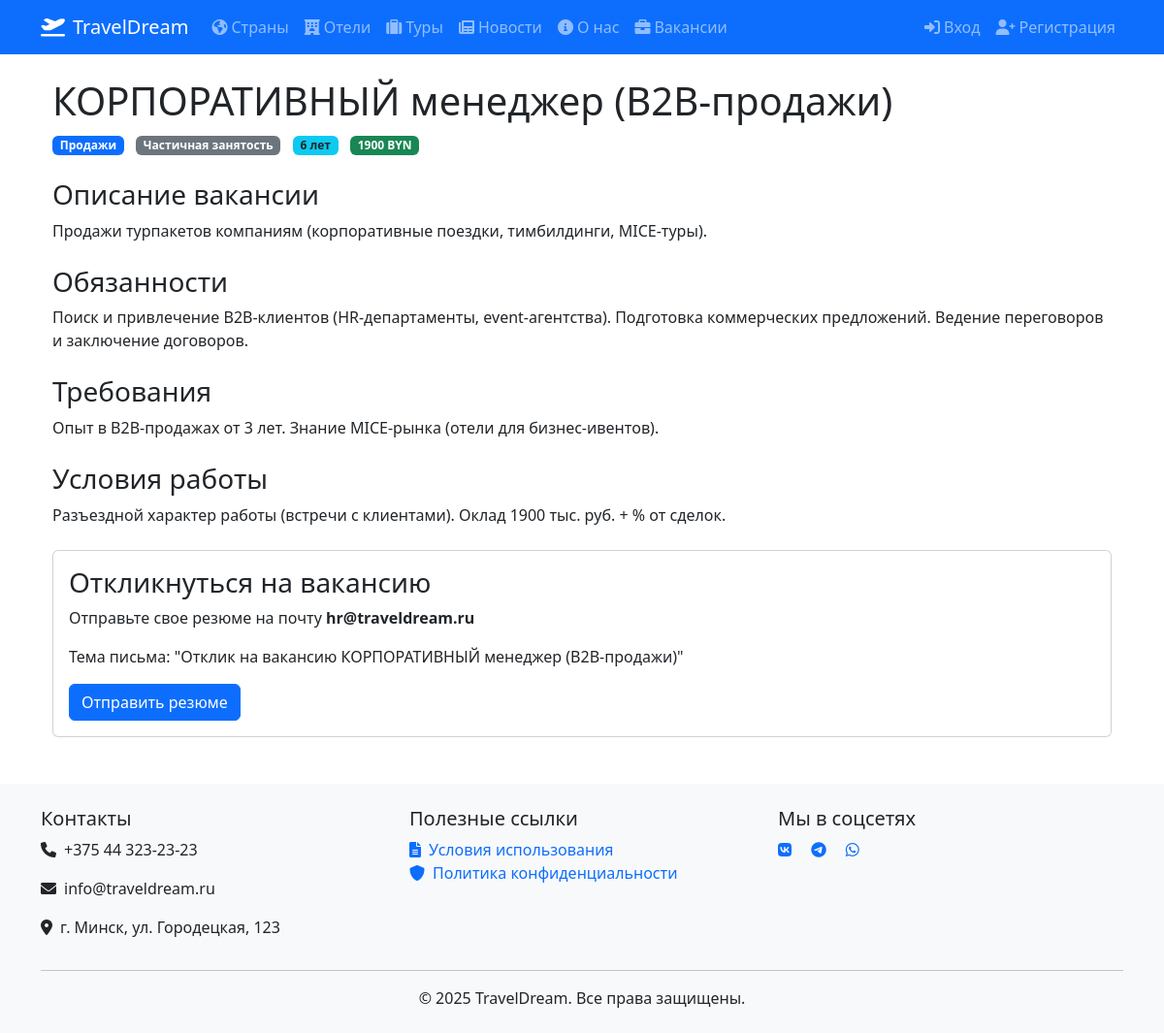
The app's page /core/vacancies/korporativnyj-menedzher-b2b-prodazhi/ with its own data.
### core/models.py (models this page shows, shortened)
class Vacancy(models.Model):
    JOB_TYPE_CHOICES = [
        ('full_time', 'Полная занятость'),
        ('part_time', 'Частичная занятость'),
        ('remote', 'Удаленная работа'),
        ('internship', 'Стажировка'),
    ]
    DEPARTMENT_CHOICES = [
        ('sales', 'Продажи'),
        ('tour_ops', 'Туроперация'),
        ('customer_service', 'Клиентский сервис'),
        ('marketing', 'Маркетинг'),
        ('hr', 'HR'),
        ('finance', 'Финансы'),
    ]
    title = models.CharField(
        max_length=200,
        verbose_name='Название вакансии'
    )
    slug = models.SlugField(
        max_length=200,
        unique=True,
        verbose_name='URL-адрес вакансии'
    )
    short_description = models.CharField(
        max_length=250,
        verbose_name='Краткое описание'
    )
    description = models.TextField(
        verbose_name='Полное описание'
    )
    requirements = models.TextField(
        verbose_name='Требования',
        help_text='Перечислите требования к кандидату'
    )
    responsibilities = models.TextField(
        verbose_name='Обязанности',
        help_text='Перечислите основные обязанности'
    )
    conditions = models.TextField(
        verbose_name='Условия работы',
        help_text='Что мы предлагаем'
    )
    salary = models.CharField(
        max_length=100,
        blank=True,
        null=True,
        verbose_name='Зарплата'
    )
    job_type = models.CharField(
        max_length=20,
        choices=JOB_TYPE_CHOICES,
        default='full_time',
        verbose_name='Тип занятости'
    )
    department = models.CharField(
        max_length=20,
        choices=DEPARTMENT_CHOICES,
        verbose_name='Отдел'
    )
    is_published = models.BooleanField(
        default=True,
        verbose_name='Опубликовано'
    )
    created_at = models.DateTimeField(
        auto_now_add=True,
        verbose_name='Дата создания'
    )
    updated_at = models.DateTimeField(
        auto_now=True,
        verbose_name='Дата обновления'
    )
    published_at = models.DateTimeField(
        default=timezone.now,
        verbose_name='Дата публикации'
    )
    experience_required = models.CharField(
        max_length=100,
        verbose_name='Требуемый опыт',
        default='Без опыта'
    )
    class Meta:
        verbose_name = 'Вакансия'
        verbose_name_plural = 'Вакансии'
        ordering = ['-published_at']
        indexes = [
            models.Index(fields=['-published_at']),
            models.Index(fields=['is_published']),
            models.Index(fields=['department']),
        ]

### core/views.py (the view)
# urls.py: path('vacancies/<slug:slug>/', VacancyDetailView.as_view(), name='vacancy_detail'),
class VacancyDetailView(DetailView):
    model = Vacancy
    template_name = 'core/vacancy_detail.html'
    context_object_name = 'vacancy'
    slug_field = 'slug'
    slug_url_kwarg = 'slug'

### core/templates/core/vacancy_detail.html (shortened to what this page needs)
{% extends 'core/base.html' %}
{% block content %}
<div class="container my-4">
    <h1>{{ vacancy.title }}</h1>
    <div class="mb-4">
        <span class="badge bg-primary me-2">{{ vacancy.get_department_display }}</span>
        <span class="badge bg-secondary me-2">{{ vacancy.get_job_type_display }}</span>
        <span class="badge bg-info text-dark me-2">{{ vacancy.experience_required }}</span>
        {% if vacancy.salary %}
        <span class="badge bg-success">{{ vacancy.salary }} BYN</span>
        {% endif %}
    </div>
    <div class="mb-4">
        <h3>Описание вакансии</h3>
        <p>{{ vacancy.description }}</p>
    </div>
    <div class="mb-4">
        <h3>Обязанности</h3>
        <p>{{ vacancy.responsibilities }}</p>
    </div>
    <div class="mb-4">
        <h3>Требования</h3>
        <p>{{ vacancy.requirements }}</p>
    </div>
    <div class="mb-4">
        <h3>Условия работы</h3>
        <p>{{ vacancy.conditions }}</p>
    </div>
    <div class="card">
        <div class="card-body">
            <h3 class="card-title">Откликнуться на вакансию</h3>
            <p>Отправьте свое резюме на почту <strong>hr@traveldream.ru</strong></p>
            <p>Тема письма: "Отклик на вакансию {{ vacancy.title }}"</p>
            <a href="mailto:hr@traveldream.ru" class="btn btn-primary">
                Отправить резюме
            </a>
        </div>
    </div>
</div>
{% endblock %}

### records on screen
Vacancy: title "КОРПОРАТИВНЫЙ менеджер (B2B-продажи)", department "Продажи", job_type "Частичная занятость", experience_required "6 лет", salary "1900", description "Продажи турпакетов компаниям (корпоративные поездки, тимбилдинги, MICE-туры).", responsibilities "Поиск и привлечение B2B-клиентов (HR-департаменты, event-агентства). Подготовка коммерческих предложений. Ведение переговоров и заключение договоров.", requirements "Опыт в B2B-продажах от 3 лет. Знание MICE-рынка (отели для бизнес-ивентов).", conditions "Разъездной характер работы (встречи с клиентами). Оклад 1900 тыс. руб. + % от сделок."
